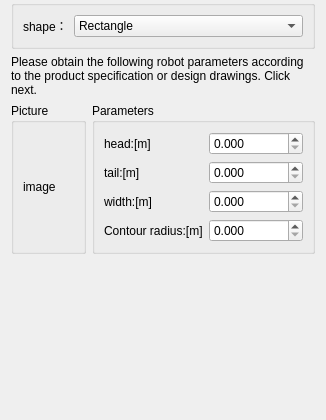
<?xml version="1.0" encoding="UTF-8"?>
<ui version="4.0">
 <class>GuidChassisShape</class>
 <widget class="QWidget" name="GuidChassisShape">
  <property name="geometry">
   <rect>
    <x>0</x>
    <y>0</y>
    <width>326</width>
    <height>420</height>
   </rect>
  </property>
  <property name="windowTitle">
   <string>Form</string>
  </property>
  <layout class="QVBoxLayout" name="verticalLayout_3">
   <property name="topMargin">
    <number>0</number>
   </property>
   <item>
    <widget class="QGroupBox" name="groupBox">
     <property name="title">
      <string/>
     </property>
     <layout class="QHBoxLayout" name="horizontalLayout_2">
      <item>
       <layout class="QFormLayout" name="formLayout">
        <item row="0" column="0">
         <widget class="QLabel" name="label">
          <property name="text">
           <string>shape：</string>
          </property>
         </widget>
        </item>
        <item row="0" column="1">
         <widget class="customComboBox" name="comboBox_shape">
          <item>
           <property name="text">
            <string>Rectangle</string>
           </property>
          </item>
          <item>
           <property name="text">
            <string>Circle</string>
           </property>
          </item>
         </widget>
        </item>
       </layout>
      </item>
     </layout>
    </widget>
   </item>
   <item>
    <widget class="QLabel" name="label_2">
     <property name="text">
      <string>Please obtain the following robot parameters according to the product specification or design drawings. Click next.</string>
     </property>
     <property name="wordWrap">
      <bool>true</bool>
     </property>
    </widget>
   </item>
   <item>
    <layout class="QHBoxLayout" name="horizontalLayout_4" stretch="1,3">
     <item>
      <widget class="QGroupBox" name="groupBox_3">
       <property name="title">
        <string>Picture</string>
       </property>
       <layout class="QHBoxLayout" name="horizontalLayout_3">
        <item>
         <widget class="QLabel" name="label_image">
          <property name="text">
           <string>image</string>
          </property>
         </widget>
        </item>
       </layout>
      </widget>
     </item>
     <item>
      <widget class="QGroupBox" name="groupBox_2">
       <property name="title">
        <string>Parameters</string>
       </property>
       <layout class="QHBoxLayout" name="horizontalLayout" stretch="1,3">
        <item>
         <layout class="QVBoxLayout" name="verticalLayout">
          <item>
           <widget class="QLabel" name="label_head">
            <property name="text">
             <string>head:[m]</string>
            </property>
           </widget>
          </item>
          <item>
           <widget class="QLabel" name="label_tail">
            <property name="text">
             <string>tail:[m]</string>
            </property>
           </widget>
          </item>
          <item>
           <widget class="QLabel" name="label_width">
            <property name="text">
             <string>width:[m]</string>
            </property>
           </widget>
          </item>
          <item>
           <widget class="QLabel" name="label_radius">
            <property name="text">
             <string>Contour radius:[m]</string>
            </property>
           </widget>
          </item>
         </layout>
        </item>
        <item>
         <layout class="QVBoxLayout" name="verticalLayout_2">
          <item>
           <widget class="customDoubleSpinBox" name="doubleSpinBox_head">
            <property name="decimals">
             <number>3</number>
            </property>
            <property name="singleStep">
             <double>0.010000000000000</double>
            </property>
           </widget>
          </item>
          <item>
           <widget class="customDoubleSpinBox" name="doubleSpinBox_tail">
            <property name="decimals">
             <number>3</number>
            </property>
            <property name="singleStep">
             <double>0.010000000000000</double>
            </property>
           </widget>
          </item>
          <item>
           <widget class="customDoubleSpinBox" name="doubleSpinBox_width">
            <property name="decimals">
             <number>3</number>
            </property>
            <property name="singleStep">
             <double>0.010000000000000</double>
            </property>
           </widget>
          </item>
          <item>
           <widget class="customDoubleSpinBox" name="doubleSpinBox_radius">
            <property name="decimals">
             <number>3</number>
            </property>
            <property name="singleStep">
             <double>0.010000000000000</double>
            </property>
           </widget>
          </item>
         </layout>
        </item>
       </layout>
      </widget>
     </item>
    </layout>
   </item>
   <item>
    <spacer name="verticalSpacer">
     <property name="orientation">
      <enum>Qt::Vertical</enum>
     </property>
     <property name="sizeHint" stdset="0">
      <size>
       <width>20</width>
       <height>10</height>
      </size>
     </property>
    </spacer>
   </item>
  </layout>
 </widget>
 <customwidgets>
  <customwidget>
   <class>customComboBox</class>
   <extends>QComboBox</extends>
   <header>ModelCustomWidget.h</header>
  </customwidget>
  <customwidget>
   <class>customDoubleSpinBox</class>
   <extends>QDoubleSpinBox</extends>
   <header>ModelCustomWidget.h</header>
  </customwidget>
 </customwidgets>
 <resources/>
 <connections/>
</ui>
